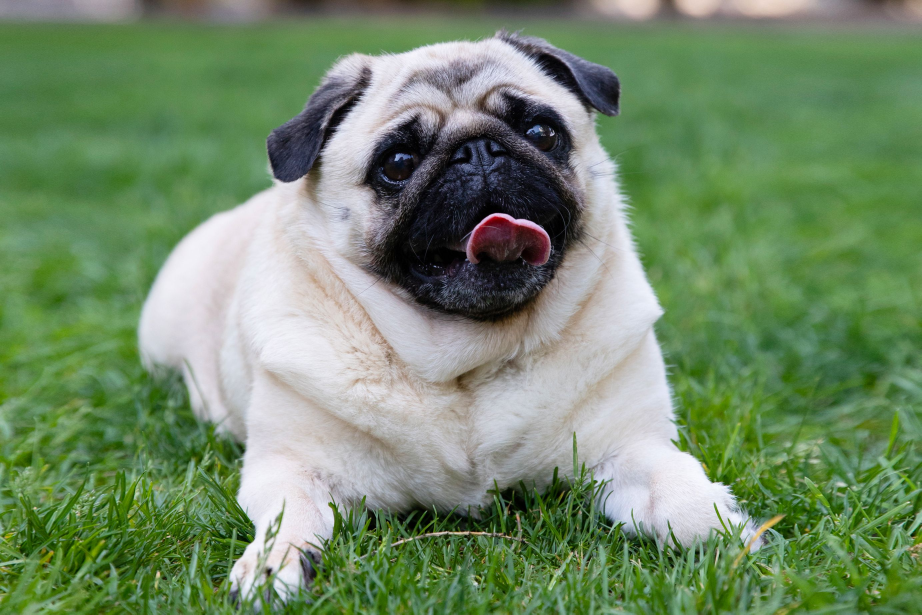
//> input picture cpp_opencv/photos/dog1.jpg, 2765 x 1843 px (shown at 1/3 size)
$ ./threshold   (built with g++ and OpenCV 4)
//> lines starting //> are read from the running program, lines starting //| are printed output that depends on the picture; after the words box and inside, x2 and y2 are one past the last pixel; in counts of white or black regions, pixels touching at a corner belong together
#include <opencv2/opencv.hpp>
#include <vector>
#include <stdio.h>

using namespace cv;

std::string photo = "../../photos/dog1.jpg";

int main(){
    Mat image = imread(photo);
//> image is the input picture: 1843 rows x 2765 cols, CV_8UC3; mean B, G, R 105.2, 138.7, 114.6
    resize(image, image, cv::Size(), 0.2, 0.2);
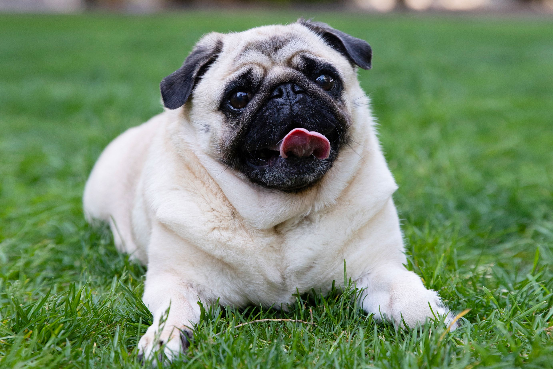
//> image: 369 rows x 553 cols, CV_8UC3; mean B, G, R 105.1, 138.7, 114.6
    imshow("dog", image);

    Mat gray;
    cvtColor(image, gray, COLOR_BGR2GRAY);
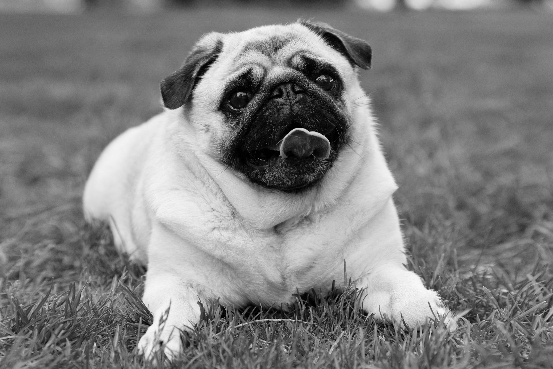
//> gray: 369 rows x 553 cols, CV_8UC1; min 0, max 249, mean 127.6

    // simple thresholding
    Mat thresh;
    threshold(gray, thresh, 100,255, THRESH_BINARY);
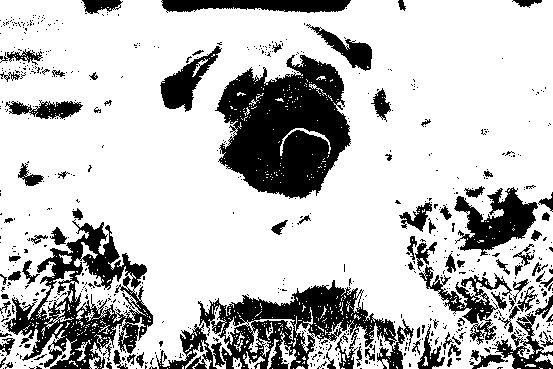
//> thresh: 369 rows x 553 cols, CV_8UC1; 75.6% white; 679 black regions (589 under 20 px), largest, box (x1, y1, x2, y2) and area: (215, 55, 351, 199) 12880, (198, 280, 414, 369) 8153, (4, 219, 153, 369) 8152
    imshow("simple threshold", thresh);

    Mat thresh_inv;
    threshold(gray, thresh_inv, 100, 255, THRESH_BINARY_INV);
    imshow("simple threshold inv", thresh_inv);

    // Adaptive Thresholding
    Mat adap;
    adaptiveThreshold(gray, adap, 100, ADAPTIVE_THRESH_MEAN_C, THRESH_BINARY, 11, 3);
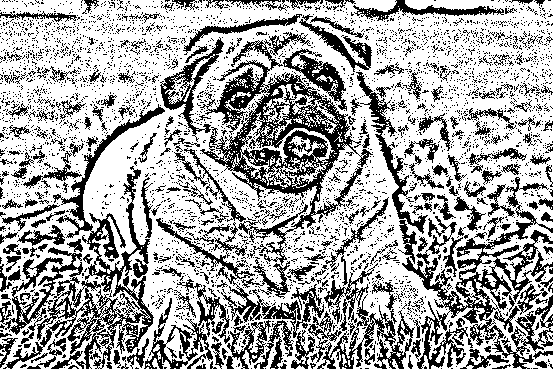
//> adap: 369 rows x 553 cols, CV_8UC1; values 0 (black) and 100 (white), 65.8% white; 3894 black regions (3631 under 20 px), largest, box (x1, y1, x2, y2) and area: (200, 32, 373, 266) 10115, (0, 104, 165, 369) 9119, (402, 177, 553, 369) 7013
    imshow("adaptive Thresholding", adap);

    Mat gaussian;
    adaptiveThreshold(gray, gaussian, 100, ADAPTIVE_THRESH_GAUSSIAN_C, THRESH_BINARY, 11, 3);
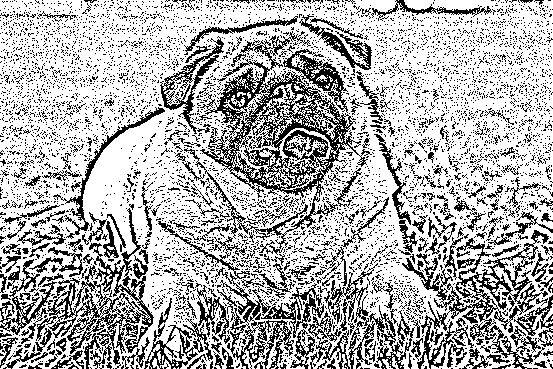
//> gaussian: 369 rows x 553 cols, CV_8UC1; values 0 (black) and 100 (white), 69.5% white; black in thin lines or dots
    imshow("gaussian", gaussian);


    waitKey(0);
    return 0;
}

$ run again, with cpp_opencv/photos/dog2.jpg copied over cpp_opencv/photos/dog1.jpg
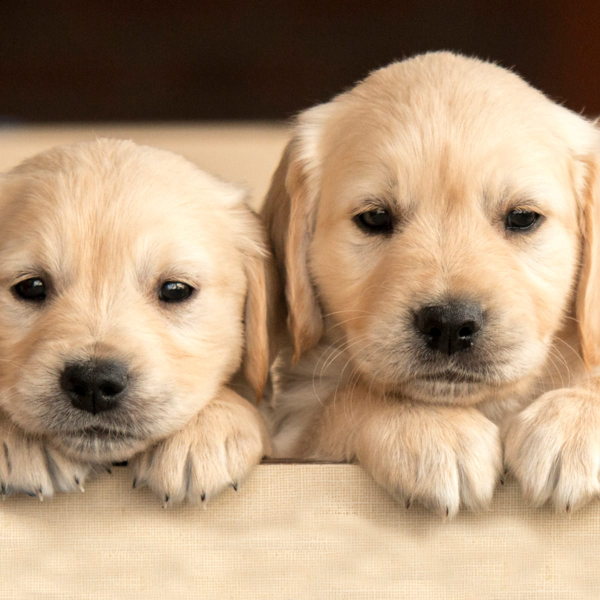
//> input picture cpp_opencv/photos/dog2.jpg, 1200 x 1200 px (shown at 1/2 size)
//> image is the input picture: 1200 rows x 1200 cols, CV_8UC3; mean B, G, R 120.1, 149.1, 177.1
//> image: 240 rows x 240 cols, CV_8UC3
//> `threshold(gray, thresh, 100,255, THRESH_BINARY);`:
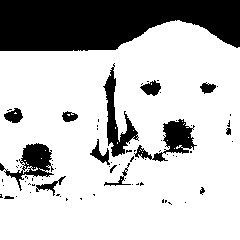
//> thresh: 240 rows x 240 cols, CV_8UC1; 75.4% white; 74 black regions (59 under 20 px), largest, box (x1, y1, x2, y2) and area: (0, 0, 240, 51) 9911, (103, 63, 139, 157) 1033, (134, 119, 197, 162) 965
//> adap: 240 rows x 240 cols, CV_8UC1; values 0 (black) and 100 (white), 69% white; 1066 black regions (980 under 20 px), largest, box (x1, y1, x2, y2) and area: (0, 29, 239, 219) 6790, (0, 14, 240, 51) 1750, (0, 127, 58, 172) 817
//> `adaptiveThreshold(gray, gaussian, 100, ADAPTIVE_THRESH_GAUSSIAN_C, THR..`:
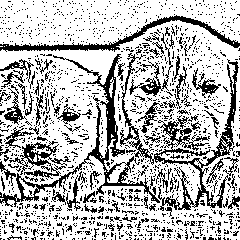
//> gaussian: 240 rows x 240 cols, CV_8UC1; values 0 (black) and 100 (white), 72.2% white; black in thin lines or dots

$ run again, with cpp_opencv/photos/dog3.jpg copied over cpp_opencv/photos/dog1.jpg
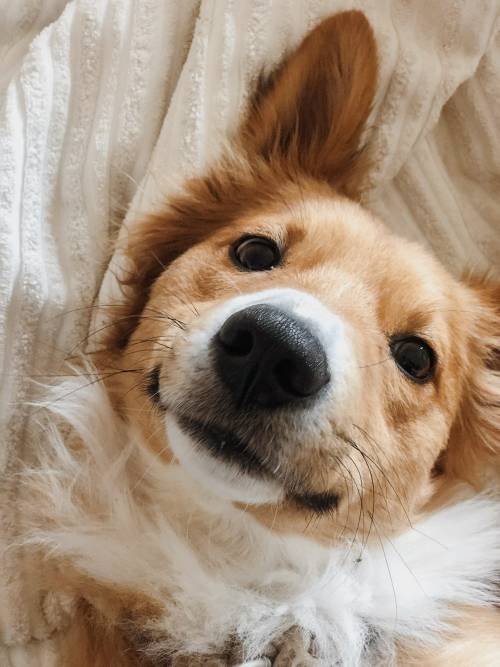
//> input picture cpp_opencv/photos/dog3.jpg, 1000 x 1333 px (shown at 1/2 size)
//> image is the input picture: 1333 rows x 1000 cols, CV_8UC3; mean B, G, R 125.4, 144.8, 165.5
//> image: 267 rows x 200 cols, CV_8UC3
//> `threshold(gray, thresh, 100,255, THRESH_BINARY);`:
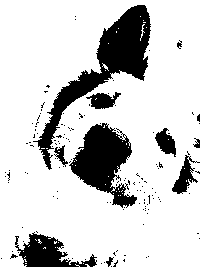
//> thresh: 267 rows x 200 cols, CV_8UC1; 80.8% white; 143 black regions (133 under 20 px), largest, box (x1, y1, x2, y2) and area: (33, 5, 151, 170) 4340, (69, 123, 137, 208) 2917, (15, 232, 97, 267) 1336
//> adap: 267 rows x 200 cols, CV_8UC1; values 0 (black) and 100 (white), 61.9% white; 710 black regions (632 under 20 px), largest, box (x1, y1, x2, y2) and area: (25, 0, 168, 189) 3896, (54, 122, 141, 214) 2322, (0, 0, 31, 158) 1062
//> `adaptiveThreshold(gray, gaussian, 100, ADAPTIVE_THRESH_GAUSSIAN_C, THR..`:
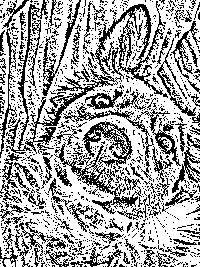
//> gaussian: 267 rows x 200 cols, CV_8UC1; values 0 (black) and 100 (white), 65.4% white; black in thin lines or dots
